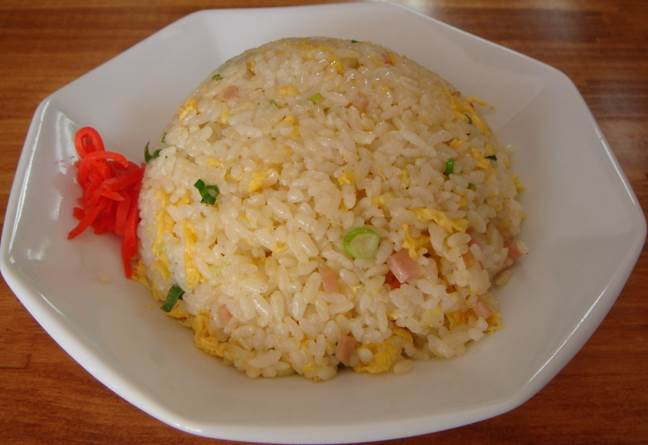
#> input picture images/food1.jpg, 648 x 445 px
$ python normalize.py images/food1.jpg
#> lines starting #> are read from the running program, lines starting #| are printed output that depends on the picture
import cv2
import numpy as np
from matplotlib import pyplot as plt
import sys

#キーボード入力
args = sys.argv
#イメージの読み込み
img = cv2.imread(args[1])
#> img is the input picture: shape (445, 648, 3); mean B, G, R 84.3, 115, 150.6

#色の定義
color = ('b','g','r')

#三色に対して行う
for i,col in enumerate(color):
    #ヒストグラム取得
    chist = cv2.calcHist([img],[i],None,[256],[0,256])
    #基準化(サイズを合わせる）
    cv2.normalize(chist,chist,0,100,cv2.NORM_MINMAX)
    #ヒストグラムの表を表示
    plt.plot(chist,color = col)
    plt.xlim([0,256])
plt.show()
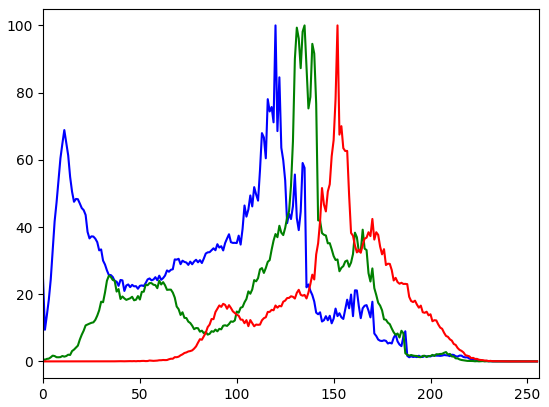
#> figure drawn by matplotlib, 1 panel; curve peaks at x = 120, y = 100; curve peaks at x = 135, y = 100; curve peaks at x = 152, y = 100

$ run again, on images/food3.jpg
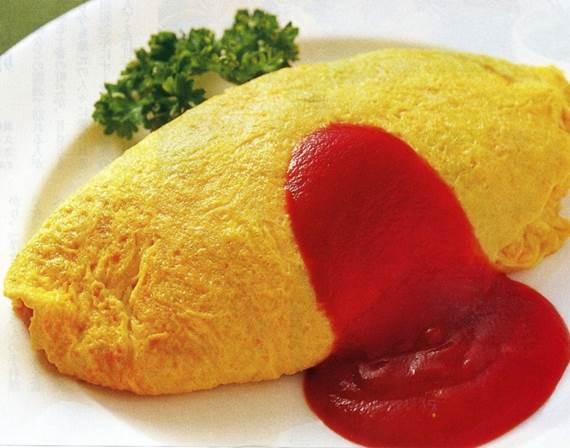
#> input picture images/food3.jpg, 570 x 448 px
#> img is the input picture: shape (448, 570, 3); mean B, G, R 90.4, 143.6, 195.9
#> `plt.show()`:
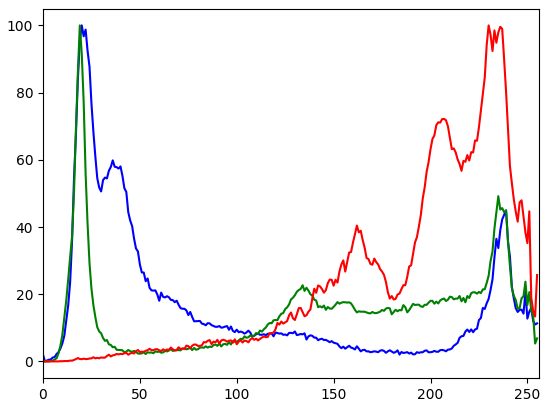
#> figure drawn by matplotlib, 1 panel; curve peaks at x = 20, y = 100; curve peaks at x = 19, y = 100; curve peaks at x = 230, y = 100

$ run again, on images/food4.jpg
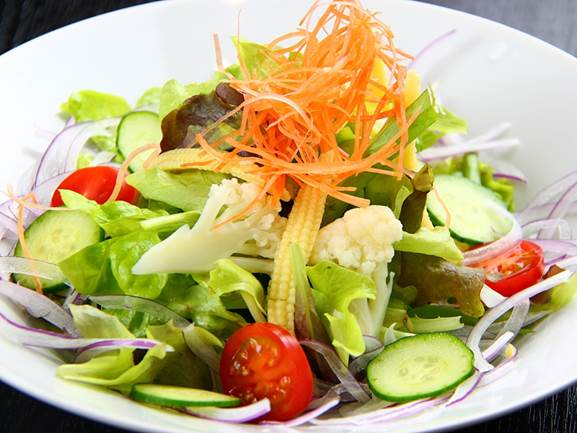
#> input picture images/food4.jpg, 577 x 433 px
#> img is the input picture: shape (433, 577, 3); mean B, G, R 123.2, 174, 189.9
#> `plt.show()`:
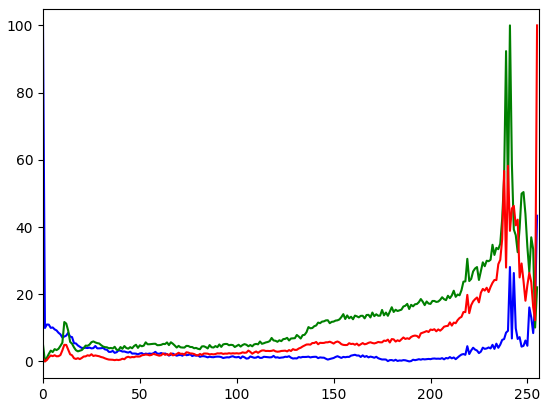
#> figure drawn by matplotlib, 1 panel; curve peaks at x = 0, y = 100; curve peaks at x = 241, y = 100; curve peaks at x = 255, y = 100
